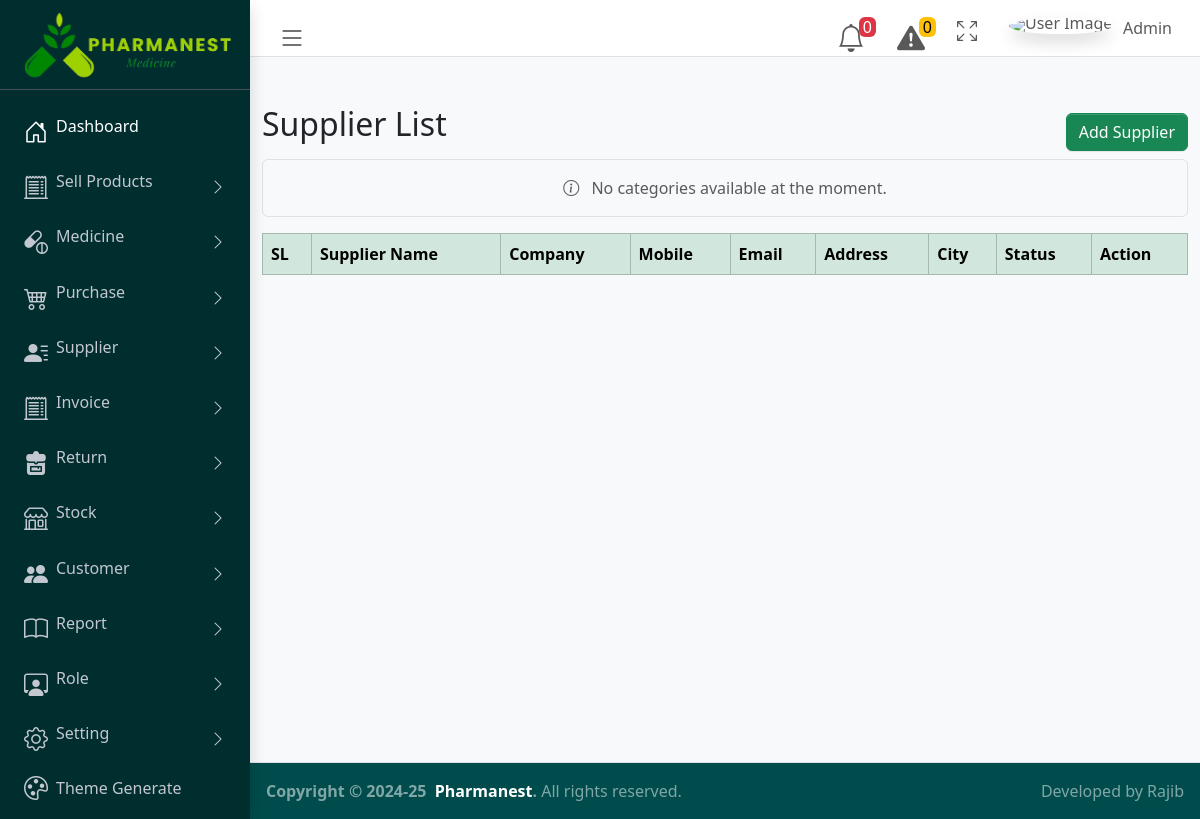
Before: /add_supplier_list.php (signed in) with the older database file.
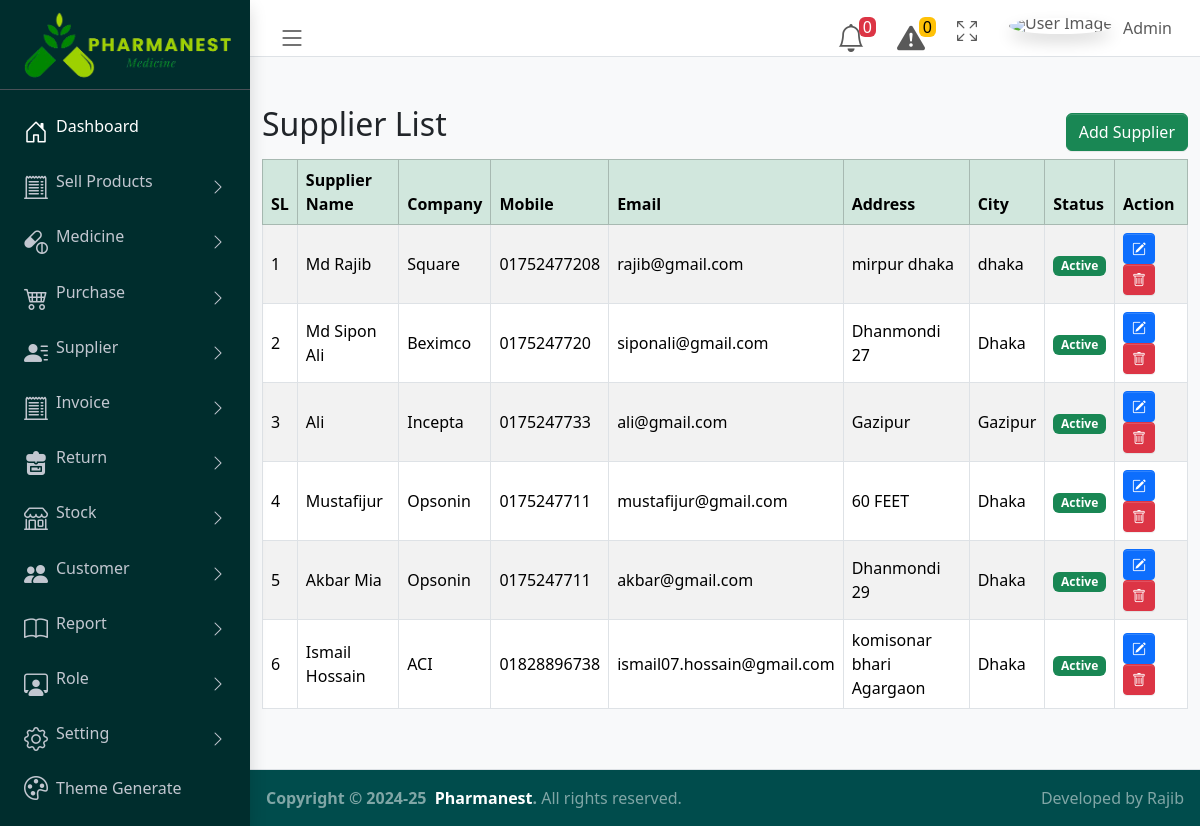
After: the same page with the newer database file.
### tables this page shows
CREATE TABLE `supplier_add` (
  `id` int(10) NOT NULL,
  `supplier_name` varchar(100) NOT NULL,
  `company` varchar(100) NOT NULL,
  `mobile` varchar(15) NOT NULL,
  `email` varchar(100) NOT NULL,
  `address` varchar(200) NOT NULL,
  `city` varchar(100) NOT NULL,
  `state` varchar(100) NOT NULL,
  `balance` double(10,2) DEFAULT NULL,
  `status` int(10) NOT NULL
);

### add_supplier_list.php (the view, shortened to what this page needs)
 <?php require_once './config/config.php';?>
 <?php  include("./pages/common_pages/header.php");?>
 <?php include("./pages/common_pages/navber.php");?>
 <?php include("./pages/common_pages/sidebar.php");?>
    <main  class="app-main">
   <section>
   <div class="container my-5">
        <div class="d-flex justify-content-between">
        <h2 class="">Supplier List</h2>
            <div>
            <a href="add_supplier.php" class="btn btn-success d-block my-2" role="button">
        Add Supplier
        </a>
            </div>
        </div>
        <table class="table table-striped table-bordered align-middle">
            <thead class="table-success">
                <tr>
                    <th scope="col">SL</th>
                    <th scope="col">Supplier Name</th>
                    <th scope="col">Company</th>
                    <th scope="col">Mobile</th>
                    <th scope="col">Email</th>
                    <th scope="col">Address</th>
                    <th scope="col">City</th>
                    <th scope="col">Status</th>
                    <th scope="col">Action</th>
                </tr>
            </thead>
            <tbody>
            <?php
                    $active_supplier='';
                    $supplier_list = $db->query("SELECT * FROM supplier_add");
                    if($supplier_list->num_rows > 0){
                      $counter = 1;
                      while (list($id,$supplier_name,$company,$mobile,$email,$address,$city,$state,$balance,$status) = $supplier_list->fetch_row()) {
                        if($status == 1) {
                          $active_supplier = "<span class='badge bg-success'>Active</span>";
                        } else {
                          $active_supplier = "<span class='badge bg-warning text-dark'>Inactive</span>";
                        }
                              echo "<tr>
                              <td>$counter</td>
                              <td>$supplier_name</td>
                              <td>$company</td>
                              <td>$mobile</td>
                              <td>$email</td>
                              <td>$address</td>
                              <td>$city</td>
                              <td>$active_supplier</td>
                              <td>
                                  <a href='./edito_form_supplier.php?id=$id''
                                  class='btn btn-primary btn-sm text-white me-2'
                                  data-bs-toggle='tooltip'
                                  title='Edit'>
                                  <i class='bi bi-pencil-square'></i>
                                  </a>
                                  <a href='./php_action/delete_supplier.php?id=$id' class='btn btn-danger btn-sm text-white' data-bs-toggle='tooltip'
                                  title='Delete'>
                                  <i class='bi bi-trash'></i>
                                  </a>
                              </td>
                          </tr>";
                          $counter++;
                      }
                    }else{
                      echo "
                      <p class='text-center text-muted bg-light py-3 rounded border'>
                        <i class='bi bi-info-circle me-2'></i> No categories available at the moment.
                      </p>
                          ";
                    }
            ?>
            </tbody>
        </table>
    </div>
   </section>
  </main>
<?php include("./pages/common_pages/footer.php");?>

Changed rows visible on the page:
added supplier_add: supplier_name "Md Rajib", company "Square", mobile "01752477208", email "rajib@gmail.com", address "mirpur dhaka", city "dhaka", status "Active"
added supplier_add: supplier_name "Md Sipon Ali", company "Beximco", mobile "0175247720", email "siponali@gmail.com", address "Dhanmondi 27", city "Dhaka", status "Active"
added supplier_add: supplier_name "Ali", company "Incepta", mobile "0175247733", email "ali@gmail.com", address "Gazipur", city "Gazipur", status "Active"
added supplier_add: supplier_name "Mustafijur", company "Opsonin", mobile "0175247711", email "mustafijur@gmail.com", address "60 FEET", city "Dhaka", status "Active"
added supplier_add: supplier_name "Akbar Mia", company "Opsonin", mobile "0175247711", email "akbar@gmail.com", address "Dhanmondi 29", city "Dhaka", status "Active"
added supplier_add: supplier_name "Ismail Hossain", company "ACI", mobile "01828896738", email "ismail07.hossain@gmail.com", address "komisonar bhari Agargaon", city "Dhaka", status "Active"
Other visible differences:
text no longer shown: "No categories available at the moment."
